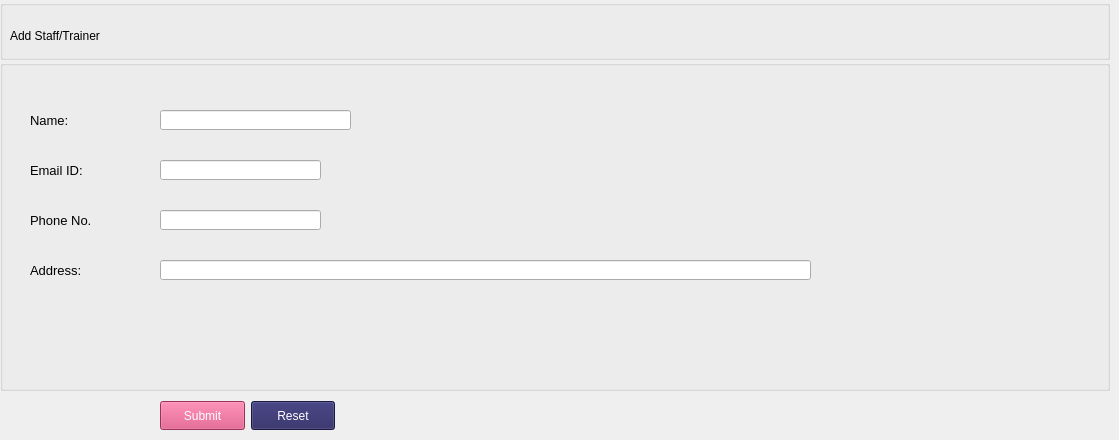
      <widget class="QWidget" name="spage1">
       <widget class="QGroupBox" name="groupBox_7">
        <property name="geometry">
         <rect>
          <x>0</x>
          <y>0</y>
          <width>1110</width>
          <height>60</height>
         </rect>
        </property>
        <property name="title">
         <string/>
        </property>
        <widget class="QLabel" name="label_16">
         <property name="geometry">
          <rect>
           <x>10</x>
           <y>20</y>
           <width>351</width>
           <height>31</height>
          </rect>
         </property>
         <property name="styleSheet">
          <string notr="true">font: 14pt &quot;Segoe UI&quot;;</string>
         </property>
         <property name="text">
          <string>Add Staff/Trainer</string>
         </property>
        </widget>
       </widget>
       <widget class="QGroupBox" name="groupBox_8">
        <property name="geometry">
         <rect>
          <x>0</x>
          <y>60</y>
          <width>1110</width>
          <height>331</height>
         </rect>
        </property>
        <property name="title">
         <string/>
        </property>
        <widget class="QLabel" name="label_33">
         <property name="geometry">
          <rect>
           <x>30</x>
           <y>50</y>
           <width>60</width>
           <height>20</height>
          </rect>
         </property>
         <property name="minimumSize">
          <size>
           <width>60</width>
           <height>20</height>
          </size>
         </property>
         <property name="styleSheet">
          <string notr="true">font-size: 10pt;</string>
         </property>
         <property name="text">
          <string>Name:</string>
         </property>
        </widget>
        <widget class="QLineEdit" name="lineEdit_9">
         <property name="geometry">
          <rect>
           <x>160</x>
           <y>50</y>
           <width>191</width>
           <height>20</height>
          </rect>
         </property>
         <property name="minimumSize">
          <size>
           <width>0</width>
           <height>20</height>
          </size>
         </property>
        </widget>
        <widget class="QLabel" name="label_34">
         <property name="geometry">
          <rect>
           <x>30</x>
           <y>100</y>
           <width>71</width>
           <height>20</height>
          </rect>
         </property>
         <property name="minimumSize">
          <size>
           <width>60</width>
           <height>20</height>
          </size>
         </property>
         <property name="styleSheet">
          <string notr="true">font-size: 10pt;</string>
         </property>
         <property name="text">
          <string>Email ID:</string>
         </property>
        </widget>
        <widget class="QLabel" name="label_36">
         <property name="geometry">
          <rect>
           <x>30</x>
           <y>150</y>
           <width>91</width>
           <height>20</height>
          </rect>
         </property>
         <property name="minimumSize">
          <size>
           <width>60</width>
           <height>20</height>
          </size>
         </property>
         <property name="styleSheet">
          <string notr="true">font-size: 10pt;</string>
         </property>
         <property name="text">
          <string>Phone No.</string>
         </property>
        </widget>
        <widget class="QLineEdit" name="lineEdit_10">
         <property name="geometry">
          <rect>
           <x>160</x>
           <y>100</y>
           <width>161</width>
           <height>20</height>
          </rect>
         </property>
         <property name="minimumSize">
          <size>
           <width>0</width>
           <height>20</height>
          </size>
         </property>
        </widget>
        <widget class="QLineEdit" name="lineEdit_11">
         <property name="geometry">
          <rect>
           <x>160</x>
           <y>150</y>
           <width>161</width>
           <height>20</height>
          </rect>
         </property>
         <property name="minimumSize">
          <size>
           <width>0</width>
           <height>20</height>
          </size>
         </property>
        </widget>
        <widget class="QLabel" name="label_37">
         <property name="geometry">
          <rect>
           <x>30</x>
           <y>200</y>
           <width>71</width>
           <height>20</height>
          </rect>
         </property>
         <property name="minimumSize">
          <size>
           <width>60</width>
           <height>20</height>
          </size>
         </property>
         <property name="styleSheet">
          <string notr="true">font-size: 10pt;</string>
         </property>
         <property name="text">
          <string>Address:</string>
         </property>
        </widget>
        <widget class="QLineEdit" name="lineEdit_12">
         <property name="geometry">
          <rect>
           <x>160</x>
           <y>200</y>
           <width>651</width>
           <height>20</height>
          </rect>
         </property>
         <property name="minimumSize">
          <size>
           <width>0</width>
           <height>20</height>
          </size>
         </property>
        </widget>
       </widget>
       <widget class="QWidget" name="layoutWidget_4">
        <property name="geometry">
         <rect>
          <x>160</x>
          <y>400</y>
          <width>175</width>
          <height>31</height>
         </rect>
        </property>
        <layout class="QHBoxLayout" name="horizontalLayout_3">
         <item>
          <widget class="QPushButton" name="pushButton_11">
           <property name="minimumSize">
            <size>
             <width>83</width>
             <height>29</height>
            </size>
           </property>
           <property name="styleSheet">
            <string notr="true">font: 600 9pt;

color:white;
background-color: rgb(214, 68, 117);</string>
           </property>
           <property name="text">
            <string>Submit</string>
           </property>
          </widget>
         </item>
         <item>
          <widget class="QPushButton" name="pushButton_12">
           <property name="minimumSize">
            <size>
             <width>83</width>
             <height>29</height>
            </size>
           </property>
           <property name="styleSheet">
            <string notr="true">font: 600 9pt;
color:white;
background-color: rgb(37, 34, 94);</string>
           </property>
           <property name="text">
            <string>Reset</string>
           </property>
          </widget>
         </item>
        </layout>
       </widget>
      </widget>
